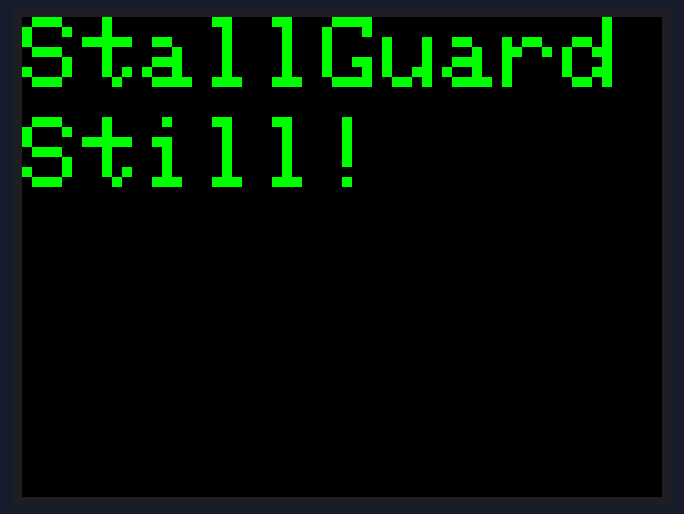
A sketch run on a simulated ESP32. Parts: 320×240 colour display. What the sketch prints to the serial monitor is not drawn. At 13.6 s the program puts the board to deep sleep or switches it off; the recording ends there.

Above: at 1.3 s.
At 4.6 s:
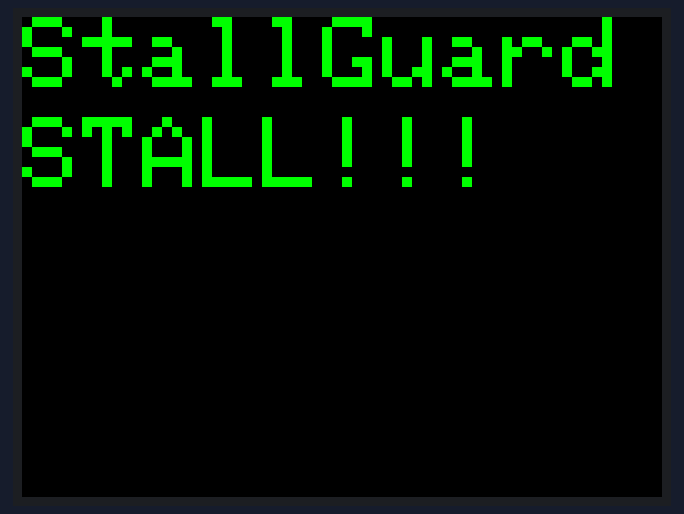
At 7.7 s:
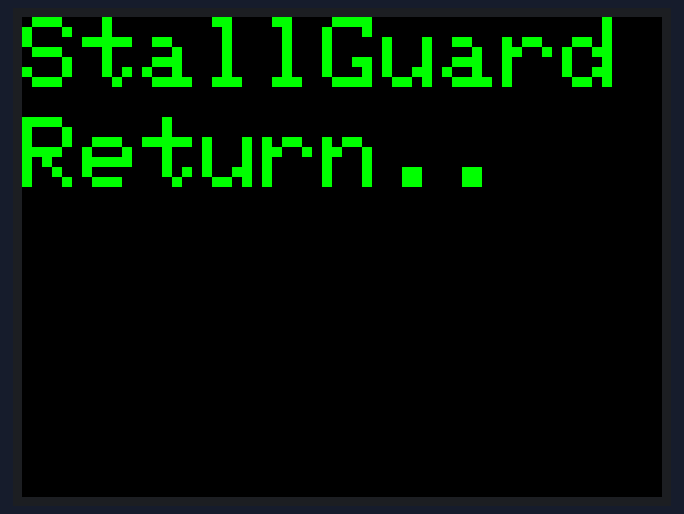

Measured:
- what the display in image 0 shows lasts 3.0 s, from 1.3 s to 4.3 s

The sketch:

StallGuard.ino
```cpp
#include "MyServoProtocol2.h"
MyServoProtocol2 servo(500000);
int error = 0;
unsigned int counter = 0;
float velocity = 50;

void setup() {
  M5.begin();
  M5.Power.begin();
  M5.Lcd.fillScreen(BLACK);
  M5.Lcd.setTextColor(GREEN , BLACK);
  M5.Lcd.setTextSize(5);

  // enable torque servo ID=1
  error = servo.enableTorque(1);
  if(error !=0)
  {
    Serial.print("rx_packet_error:");
    Serial.println(error);
  }
  // switch to "velocity-profil current based position control" operating mode
  error = servo.setMode(1,2);
  if(error !=0)
  {
    Serial.print("rx_packet_error:");
    Serial.println(error);
  }
  // set position to 30° (home), limit velocity by 50 dps, motor current by 150mA and PWM ratio do 50% maximum
  error = servo.setPositionVelocityCurrentPWM(1,30,50,150,50);
  if(error !=0)
  {
    Serial.print("rx_packet_error:");
    Serial.println(error);
  }
  delay(1000);
}

void loop() {
  M5.Lcd.setCursor(0, 0);
  M5.Lcd.printf("StallGuard");
  M5.Lcd.setCursor(0, 50);
  M5.Lcd.printf("Still!  ");
  delay(3000);
  // go to target position while monitoring current
  error = servo.setPositionVelocity(1,150,50);
  if(error !=0)
  {
    Serial.print("rx_packet_error:");
    Serial.println(error);
  }
  M5.Lcd.setCursor(0, 50);
  M5.Lcd.printf("Moving..");
  unsigned long start_time = millis();
  // monitor current for 3 seconds
  while(millis()<start_time+3000)
  {
    float present_current = servo.getCurrent(1,&error);
    // current excend 23mA
    if((present_current>23) && (millis()>start_time+250))
    {
      M5.Lcd.setCursor(0, 50);
      M5.Lcd.printf("STALL!!!");
      float present_position = servo.getPosition(1,&error);
      // back up for 5°
      error = servo.setPosition(1,present_position-5.0f);
      delay(3000);
      break;
    }
    delay(2);
  }
  // return to home
  error = servo.setPositionVelocity(1,30,50);
  if(error !=0)
  {
    Serial.print("rx_packet_error:");
    Serial.println(error);
  }
  M5.Lcd.setCursor(0, 50);
  M5.Lcd.printf("Return..");
  delay(3000);
  M5.Lcd.setCursor(0, 50);
  M5.Lcd.printf("Still!   ");
  delay(3000);
  ++counter;
  if(counter>=1)
  {
    error = servo.disableTorque(1);
    if(error !=0)
    {
      Serial.print("rx_packet_error:");
      Serial.println(error);
    }
    M5.Power.powerOFF();
  }
  delay(100);
}
```

Source omitted: MyServoProtocol2.h (22630 bytes)
